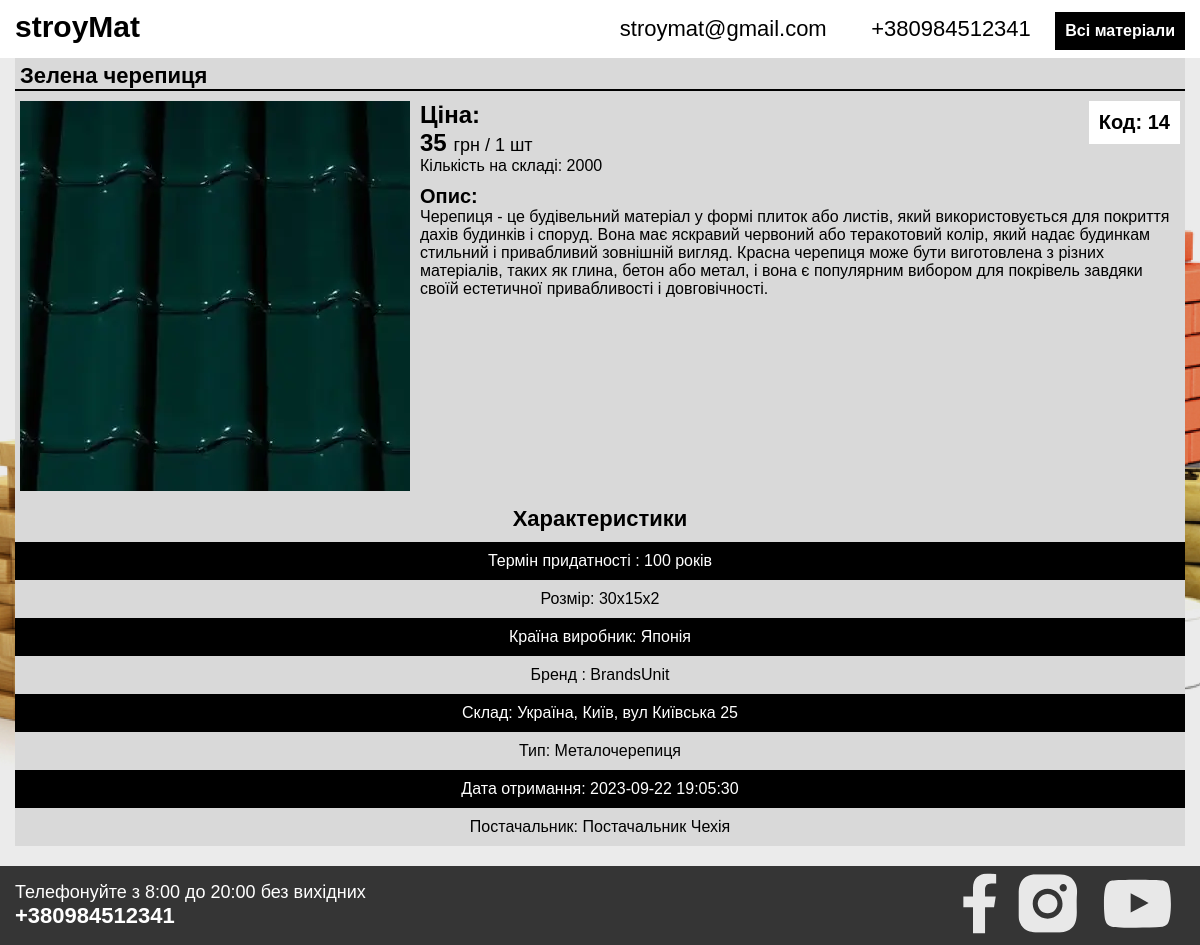
The app's page /material.php with its own data.
### tables this page shows
CREATE TABLE `warehouse_material` (
  `id` int NOT NULL,
  `materialId` int NOT NULL,
  `statusId` int NOT NULL,
  `count` int NOT NULL,
  `price_per_units` int NOT NULL,
  `warehouseId` int NOT NULL,
  `appearance_date` datetime NOT NULL DEFAULT CURRENT_TIMESTAMP
);

CREATE TABLE `material` (
  `id` int NOT NULL,
  `name` varchar(255) NOT NULL,
  `description` text NOT NULL,
  `img` varchar(255) NOT NULL,
  `unitId` int NOT NULL,
  `price_per_unit` int NOT NULL,
  `expiration_date` varchar(255) DEFAULT 'Немає',
  `countryId` int NOT NULL,
  `brandId` int NOT NULL,
  `size` varchar(255) DEFAULT 'Немає',
  `supplierId` int NOT NULL,
  `typeId` int NOT NULL,
  `countPostman` int NOT NULL,
  `statusPostman` int NOT NULL,
  `datePostman` datetime NOT NULL DEFAULT CURRENT_TIMESTAMP,
  `warehousePostman` int NOT NULL
);

CREATE TABLE `units` (
  `id` int NOT NULL,
  `name` varchar(255) NOT NULL
);

CREATE TABLE `country` (
  `id` int NOT NULL,
  `country` varchar(255) NOT NULL
);

CREATE TABLE `brand` (
  `id` int NOT NULL,
  `brand` varchar(255) NOT NULL
);

CREATE TABLE `warehouse` (
  `id` int NOT NULL,
  `address` varchar(255) NOT NULL
);

CREATE TABLE `type` (
  `id` int NOT NULL,
  `name` varchar(255) NOT NULL
);

CREATE TABLE `supplier` (
  `id` int NOT NULL,
  `name_company` varchar(255) NOT NULL,
  `address` varchar(255) NOT NULL,
  `phone` varchar(255) NOT NULL,
  `email` varchar(255) NOT NULL
);

### vender/getOneMaterial.php (called while the page is built)
<?
include 'connect.php';
$sql = "SELECT `warehouse_material`.*,`warehouse_material`.`id` as `idMat`, `material`.*, `warehouse`.`address` as `address`, `status`.`name` as `status`,`status`.`id` as `statusId`, `units`.`name` as `unit`, `brand`.`brand` as `brand`, `country`.`country` as `country`, `supplier`.`name_company` as `name_postman`, `type`.`name` as `type`
FROM `warehouse_material`
INNER JOIN `warehouse` ON `warehouse_material`.`warehouseId` = `warehouse`.`id`
INNER JOIN `status` ON `warehouse_material`.`statusId` = `status`.`id`
INNER JOIN `material` ON `warehouse_material`.`materialId` = `material`.`id`
INNER JOIN `units` ON `material`.`unitId` = `units`.`id`
INNER JOIN `brand` on `material`.`brandId` = `brand`.`id`
INNER JOIN `supplier` on `material`.`supplierId` = `supplier`.`id`
INNER JOIN `country` on `material`.`countryId` = `country`.`id`
INNER JOIN `type` on `material`.`typeId` = `type`.`id`";
if (!empty($id)) {
    $sql .=  "WHERE `warehouse_material`.`id` = " . $id;
} else {
    $sql .= "LIMIT 1";
}
$material = $pdo->query($sql)->fetch();

### material.php (the view, shortened to what this page needs)
<?
include 'head.php';
$id = $_GET['id'];
include 'vender/getOneMaterial.php';
?>
<body>
    <div class="wrapper wrapper-full">
        <? include 'header.php';
        ?>
        <div class="background-main material-main">
            <div class="container">
                <div class="material">
                    <h3><?= $material['name']; ?></h3>
                    <div class="material__top">
                        <div class="material__img">
                            <img src="img/<?= $material['img']; ?>" alt="" />
                        </div>
                        <div class="material__code">Код: <?= $material['idMat']; ?></div>
                        <div class="material__topCenter">
                            <div class="material__price">
                                Ціна: <br /><?= $material['price_per_units']; ?> <span>грн / 1 <?= $material['unit']; ?></span>
                            </div>
                            Кількість на складі: <?= $material['count']; ?>
                            <div class="material__description">
                                <h2>Опис:</h2>
                                <?= $material['description']; ?>
                            </div>
                        </div>
                    </div>
                    <div class="material__characteristics">
                        <h2 class="material__characteristic">Характеристики</h2>
                        <div class="material__characteristic">
                            Термін придатності : <?= $material['expiration_date']; ?>
                        </div>
                        <div class="material__characteristic">Розмір: <?= $material['size']; ?></div>
                        <div class="material__characteristic">
                            Країна виробник: <?= $material['country']; ?>
                        </div>
                        <div class="material__characteristic">Бренд : <?= $material['brand']; ?></div>
                        <div class="material__characteristic">
                            Склад: <?= $material['address']; ?>
                        </div>
                        <div class="material__characteristic">
                            Тип: <?= $material['type']; ?>
                        </div>
                        <div class="material__characteristic">
                            Дата отримання: <?= $material['appearance_date']; ?>
                        </div>
                        <div class="material__characteristic">
                            Постачальник: <?= $material['name_postman']; ?>
                        </div>
                    </div>
                </div>
            </div>
        </div>
        <? include 'footer.php';
        ?>
    </div>
</body>
</html>

### css/style.css (style rules this page uses)
* { padding: 0px; margin: 0px; border: none; box-sizing: content-box; }
*, *::before, *::after { box-sizing: border-box; }
h1, h2, h3, h4, h5, h6, p { font-size: inherit; font-weight: inherit; }
img { vertical-align: top; }
img, svg { max-width: 100%; height: auto; }
body { height: 100%; font-family: sans-serif; }
.container { max-width: 1250px; padding: 0px 15px; margin: auto; }
.wrapper { min-height: 100vh; display: flex; flex-direction: column; }
.background-main { background-image: url("../img/backgroundMain.jpg"); background-repeat: no-repeat; background-size: cover; background-position: 50% 50%; min-height: 100vh; }
.wrapper-full { min-height: 100vh; }
.wrapper-full .background-main { flex: 1; min-height: auto; }
.material { background-color: #d9d9d9; padding: 5px 5px 0px 5px; }
.material-main { padding-bottom: 20px; }
.material h3 { font-size: 22px; font-weight: bold; border-bottom: 2px solid black; margin: 0px -5px; padding: 0px 5px; }
.material__top { position: relative; padding-top: 10px; }
.material__img { max-width: 500px; min-width: 300px; max-height: 400px; position: relative; float: left; margin: 0px 10px 5px 0px; }
.material__img img { max-width: 500px; min-width: 300px; max-height: 400px; object-fit: cover; }
.material__price { font-size: 24px; font-weight: bold; }
.material__price span { font-size: 18px; font-weight: 300; }
.material__topCenter { margin-left: 10px; }
.material__code { right: 10px; top: 10px; padding: 10px; font-weight: bold; font-size: 20px; background-color: #fff; float: right; }
.material__description h2 { font-weight: bold; font-size: 20px; margin-top: 10px; }
.material__characteristics { display: flex; flex-direction: column; margin-top: 10px; width: 100%; }
.material__characteristics h2 { font-weight: bold; font-size: 22px; }
.material__characteristic { text-align: center; padding: 10px; }
.material__characteristic:nth-child(2n) { color: white; background-color: #000; margin: 0 -5px; }

### records on screen
warehouse_material: materialId.name "Зелена черепиця", materialId.img (picture), id "14", price_per_units "35", units.name "шт", count "2000", materialId.description "Черепиця - це будівельний матеріал у формі плиток або листів, який використовується для покриття дахів будинків і споруд. Вона має яскравий червоний або теракотовий колір, який надає будинкам стильний і привабливий зовнішній вигляд. Красна черепиця може бути виготовлена з різних матеріалів, таких як глина, бетон або метал, і вона є популярним вибором для покрівель завдяки своїй естетичної привабливості і довговічності.", materialId.expiration_date "100 років", materialId.size "30х15х2", country.country "Японія", brand.brand "BrandsUnit", warehouseId.address "Україна, Київ, вул Київська 25", type.name "Металочерепиця", appearance_date "2023-09-22 19:05:30", supplier.name_company "Постачальник Чехія"
